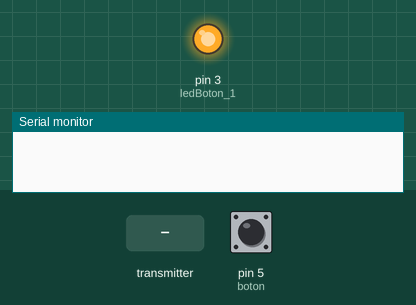
This sketch was run on a simulated Arduino Uno, built with avr-gcc and run on an emulated ATmega328P. On the bench: output pins drawn as LEDs (lit = HIGH), the last lines printed to the serial monitor. Inputs (shaded band) come from the test bench; at power-on: pin 5 (boton) HIGH. No radio packets arrive unless stated.

Above: at 1.2 s.
1.3 s: pin 5 (boton) pulled LOW for 0.15 s
At 2.5 s:
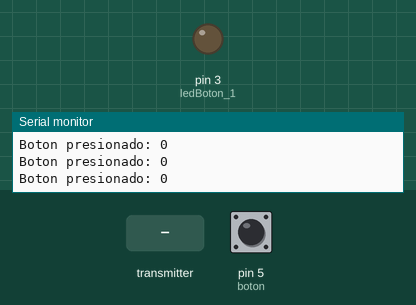
2.9 s: the transmitter starts sending apagarLamparas = 0
4.8 s: the transmitter starts sending alertaEnfermera = 0
7.8 s: the transmitter starts sending apagarLamparas = 256
10.8 s: the transmitter starts sending apagarLamparas = 512
13.8 s: pin 5 (boton) pulled LOW for 3.2 s
Timing chart, 0 to 16.8 s (numbered marks = the images above; inputs shaded):
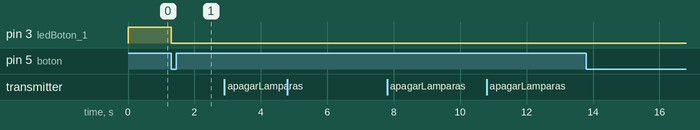

Measured:
- after the input at 1.3 s, pin 3 (ledBoton_1): HIGH → LOW at once

The sketch:

boton_enfermera_t.ino
```cpp
#include <SPI.h>
#include <nRF24L01.h>
#include <RF24.h>

const uint64_t pipeOut = 0xE8E8F0F0E1LL;
const uint64_t pipeIn = 0xE8E8F0F0E2LL;
const byte addresses[][6] = {"00001", "00002"};
RF24 radio(9, 10); // select  CSN and CE  pins

int boton = 5;
int ledBoton_1 = 3;
int apagarLamparas = 0;

struct MyData {
  int apagarLamparas;
  int alertaEnfermera;
};
MyData data;


void setup()
{
  //Start everything up
  Serial.begin(9600);
  pinMode(boton, INPUT);
  pinMode(ledBoton_1, OUTPUT);
  digitalWrite(boton, HIGH);
  digitalWrite(ledBoton_1, HIGH);

  radio.begin();
  radio.setAutoAck(false);
  radio.setDataRate(RF24_250KBPS);
  radio.openWritingPipe(pipeOut);
  radio.openReadingPipe(1,pipeIn);
  //radio.openWritingPipe(addresses[1]);
  //radio.openReadingPipe(1, addresses[0]);
  radio.startListening();
}

unsigned long lastRecvTime = 0;
void recvData()
{
  radio.startListening();
  while ( radio.available() )
  {
    Serial.print("While Estado de lampara: "); Serial.println(data.alertaEnfermera);
    radio.read(&data, sizeof(MyData));
    lastRecvTime = millis(); //here we receive the data
    if(data.alertaEnfermera == 1){
    Serial.print("Estado de lampara: "); Serial.println(data.alertaEnfermera);
    digitalWrite(ledBoton_1, HIGH);
    }
  }
}


void loop()
{
 recvData();

  if(digitalRead(boton)== LOW){
    radio.stopListening();
    //delay(100);
    apagarLamparas = apagarLamparas;
    digitalWrite(ledBoton_1, LOW);
    radio.write(&data, sizeof(MyData));
    Serial.print("Boton presionado: "); Serial.println(data.apagarLamparas);
    //delay(100);
    radio.startListening();
  }
}
```
